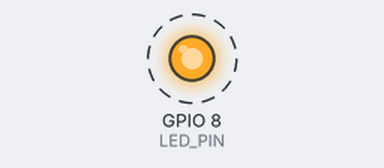
The sketch below on a simulated ESP32-C3. Parts: output pins drawn as LEDs (lit = HIGH). Dashed ring = blinking. What the sketch prints to the serial monitor is not drawn.

Above: at 1.7 s.
Timing chart, 0 to 4.5 s (numbered marks = the images above):
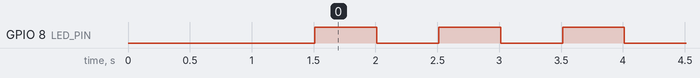

The sketch:

test_esp32c3.ino
```cpp
#define LED_PIN 8

void setup() {
  pinMode(LED_PIN, OUTPUT);
  Serial.begin(115200);
  delay(1500);
  Serial.println();
  Serial.println("========================================");
  Serial.println("TECRURAL - Prueba ESP32-C3 OK");
  Serial.print("Chip: ");
  Serial.println(ESP.getChipModel());
  Serial.print("Cores: ");
  Serial.println(ESP.getChipCores());
  Serial.print("Frecuencia: ");
  Serial.print(ESP.getCpuFreqMHz());
  Serial.println(" MHz");
  Serial.print("Flash: ");
  Serial.print(ESP.getFlashChipSize() / (1024 * 1024));
  Serial.println(" MB");
  Serial.println("========================================");
}

void loop() {
  static uint32_t contador = 0;
  digitalWrite(LED_PIN, HIGH);
  Serial.print("LED ON  - ciclo ");
  Serial.println(contador);
  delay(500);
  digitalWrite(LED_PIN, LOW);
  Serial.print("LED OFF - ciclo ");
  Serial.println(contador);
  delay(500);
  contador++;
}
```

Measured:
- by itself, GPIO 8 (LED_PIN): alternates HIGH for 0.50 s and LOW for 0.50 s
